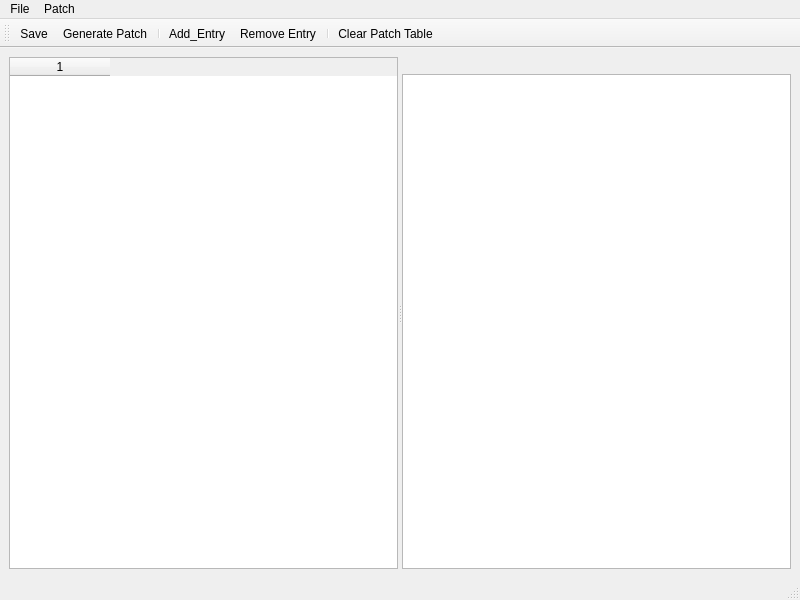
<?xml version="1.0" encoding="UTF-8"?>
<ui version="4.0">
 <class>PatchManager</class>
 <widget class="QMainWindow" name="PatchManager">
  <property name="geometry">
   <rect>
    <x>0</x>
    <y>0</y>
    <width>800</width>
    <height>600</height>
   </rect>
  </property>
  <property name="windowTitle">
   <string>Patch Manager</string>
  </property>
  <widget class="QWidget" name="centralwidget">
   <layout class="QVBoxLayout" name="verticalLayout_2">
    <item>
     <widget class="QSplitter" name="splitter">
      <property name="orientation">
       <enum>Qt::Horizontal</enum>
      </property>
      <widget class="QSplitter" name="splitter_2">
       <property name="orientation">
        <enum>Qt::Vertical</enum>
       </property>
       <widget class="QTableWidget" name="tableWidget_Categories">
        <property name="selectionMode">
         <enum>QAbstractItemView::SingleSelection</enum>
        </property>
        <property name="columnCount">
         <number>1</number>
        </property>
        <column/>
       </widget>
      </widget>
      <widget class="QWidget" name="verticalLayoutWidget">
       <layout class="QVBoxLayout" name="verticalLayout">
        <property name="spacing">
         <number>0</number>
        </property>
        <item>
         <widget class="QToolBar" name="toolBar2">
          <property name="windowTitle2" stdset="0">
           <string>toolBar2</string>
          </property>
         </widget>
        </item>
        <item>
         <widget class="QTableWidget" name="tableWidget_PatchFiles">
          <property name="selectionMode">
           <enum>QAbstractItemView::SingleSelection</enum>
          </property>
         </widget>
        </item>
       </layout>
      </widget>
     </widget>
    </item>
   </layout>
  </widget>
  <widget class="QMenuBar" name="menubar">
   <property name="geometry">
    <rect>
     <x>0</x>
     <y>0</y>
     <width>800</width>
     <height>21</height>
    </rect>
   </property>
   <widget class="QMenu" name="menuFile">
    <property name="title">
     <string>File</string>
    </property>
    <addaction name="separator"/>
    <addaction name="actionSave"/>
    <addaction name="separator"/>
    <addaction name="actionClose"/>
   </widget>
   <widget class="QMenu" name="menuString">
    <property name="title">
     <string>Patch</string>
    </property>
    <addaction name="actionGenerate_Patch"/>
    <addaction name="separator"/>
    <addaction name="actionClear_Patch_Table"/>
   </widget>
   <addaction name="menuFile"/>
   <addaction name="menuString"/>
  </widget>
  <widget class="QStatusBar" name="statusbar"/>
  <widget class="QToolBar" name="toolBar">
   <property name="windowTitle">
    <string>toolBar</string>
   </property>
   <attribute name="toolBarArea">
    <enum>TopToolBarArea</enum>
   </attribute>
   <attribute name="toolBarBreak">
    <bool>false</bool>
   </attribute>
   <addaction name="actionSave"/>
   <addaction name="actionGenerate_Patch"/>
   <addaction name="separator"/>
   <addaction name="actionAdd_Entry"/>
   <addaction name="actionRemove_Entry"/>
   <addaction name="separator"/>
   <addaction name="actionClear_Patch_Table"/>
  </widget>
  <action name="actionClose">
   <property name="text">
    <string>Close</string>
   </property>
  </action>
  <action name="actionGenerate_Patch">
   <property name="text">
    <string>Generate Patch</string>
   </property>
   <property name="toolTip">
    <string>Generate Patch</string>
   </property>
  </action>
  <action name="actionClear_Patch_Table">
   <property name="text">
    <string>Clear Patch Table</string>
   </property>
   <property name="toolTip">
    <string>Removes all patch table entries for this release</string>
   </property>
  </action>
  <action name="actionSave">
   <property name="text">
    <string>Save</string>
   </property>
  </action>
  <action name="actionMove_Conditional">
   <property name="text">
    <string>Move to Conditional</string>
   </property>
  </action>
  <action name="actionMove_Standard">
   <property name="text">
    <string>Move to Standard</string>
   </property>
  </action>
  <action name="actionMove_Remove">
   <property name="text">
    <string>Move to Remove</string>
   </property>
  </action>
  <action name="actionRemove_Entry">
   <property name="text">
    <string>Remove Entry</string>
   </property>
  </action>
  <action name="actionMove_Ignore">
   <property name="text">
    <string>Move to Ignore</string>
   </property>
  </action>
  <action name="actionAdd_Entry">
   <property name="text">
    <string>Add_Entry</string>
   </property>
  </action>
 </widget>
 <resources/>
 <connections>
  <connection>
   <sender>actionClose</sender>
   <signal>triggered()</signal>
   <receiver>PatchManager</receiver>
   <slot>close()</slot>
   <hints>
    <hint type="sourcelabel">
     <x>-1</x>
     <y>-1</y>
    </hint>
    <hint type="destinationlabel">
     <x>399</x>
     <y>299</y>
    </hint>
   </hints>
  </connection>
 </connections>
</ui>
